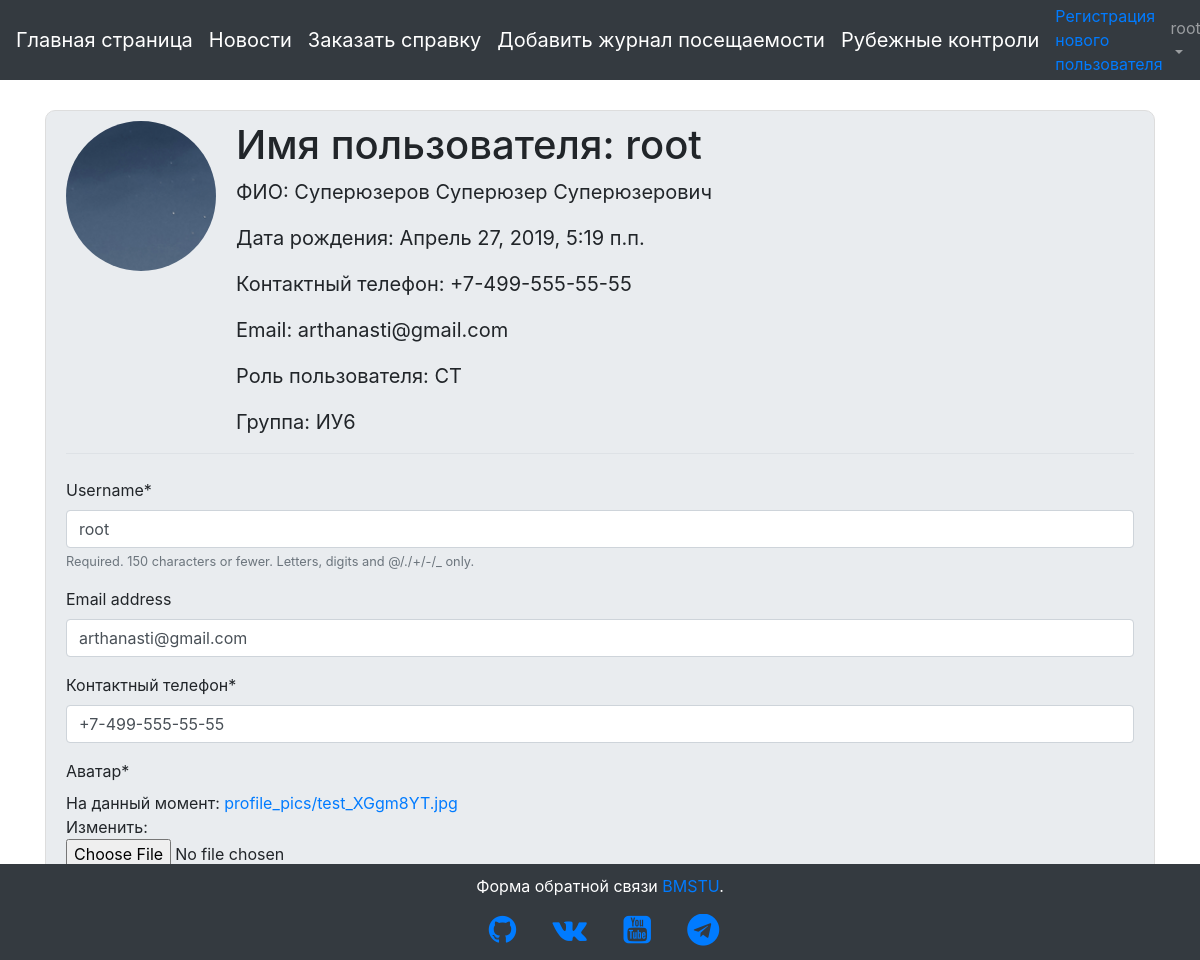
The app's page /users/user_profile/ (signed in), older data.
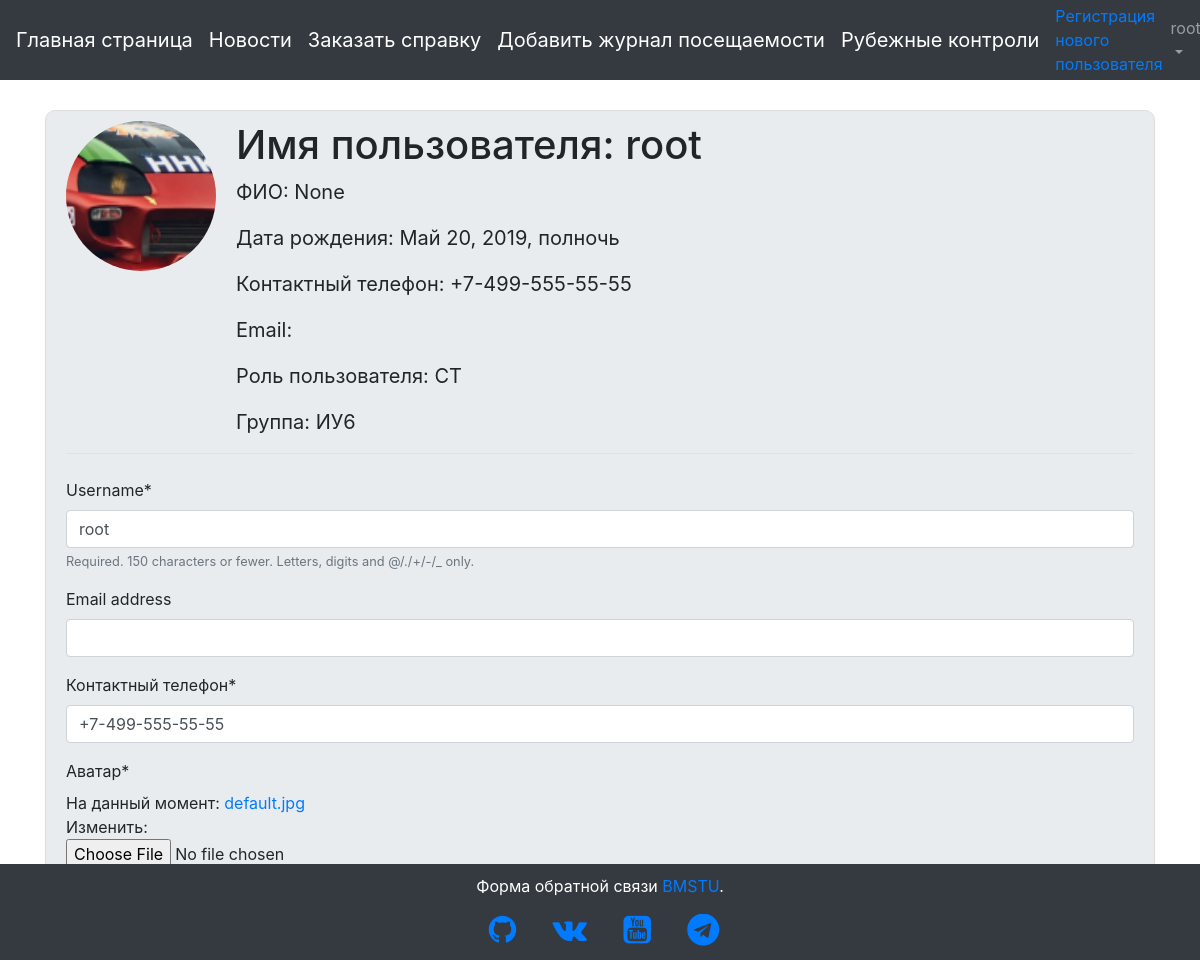
The same page, newer data.
### users/models.py (models this page shows, shortened)
class CustomUser(AbstractUser):
    date_of_birth = models.DateTimeField(verbose_name='Дата рождения', default=date.today)
    full_name = models.CharField(max_length=255, verbose_name='ФИО', null=True)
    phone_no = models.CharField(max_length=255, verbose_name='Контактный телефон', default='+7-499-555-55-55')
    STUDENT = 'СТ'
    TEACHER = 'ПР'
    ROLE_CHOICES = (
        (STUDENT, 'Студент'),
        (TEACHER, 'Преподаватель')
    )
    user_role = models.CharField(max_length=2,
        choices=ROLE_CHOICES,
        default=STUDENT,
        verbose_name='Роль пользователя'
    )
    IU1 = 'ИУ1'
    IU2 = 'ИУ2'
    IU3 = 'ИУ3'
    IU4 = 'ИУ4'
    IU5 = 'ИУ5'
    IU6 = 'ИУ6'
    IU7 = 'ИУ7'
    IU8 = 'ИУ8'
    STUDENT_GROUP_CHOICES = (
        (IU1, 'ИУ-1'),
        (IU2, 'ИУ-2'),
        (IU3, 'ИУ-3'),
        (IU4, 'ИУ-4'),
        (IU5, 'ИУ-5'),
        (IU6, 'ИУ-6'),
        (IU7, 'ИУ-7'),
        (IU8, 'ИУ-8')
    )
    student_group = models.CharField(max_length=3,
        choices=STUDENT_GROUP_CHOICES,
        verbose_name='Группа студента',
        default=IU6
    )
    """
    if user_role == STUDENT:
        user_group = ForeignKey(
        Student_group,
        on_delete=models.CASCADE,
        verbose_name = "Группа студента"
    )
    """

class UserProfile(models.Model):
    user = models.OneToOneField(CustomUser, on_delete=models.CASCADE, verbose_name='Пользователь')
    avatar = models.ImageField(upload_to='profile_pics', default='default.jpg', verbose_name='Аватар')

### users/views.py (the view)
# urls.py: path('user_profile/', views.user_profile_view, name='user_profile'),
@login_required
def user_profile_view(request):
    if request.method == 'POST':
        u_form = CustomUserChangeForm(request.POST, instance=request.user)
        p_form = CustomUserProfileForm(request.POST, request.FILES, instance=request.user.userprofile)
        if u_form.is_valid() and p_form.is_valid():
            u_form.save()
            p_form.save()
            return redirect('user_profile')
    else:
        u_form = CustomUserChangeForm(instance=request.user)
        p_form = CustomUserProfileForm(instance=request.user.userprofile)
    context = {
        'u_form': u_form,
        'p_form': p_form
    }
    return render(request, 'user_profile.html', context=context)

### users/forms.py
class CustomUserChangeForm(forms.ModelForm):#UserChangeForm
    class Meta:
        model = CustomUser
        fields = ('username', 'email', 'phone_no')

class CustomUserProfileForm(forms.ModelForm):
    class Meta:
        model = UserProfile
        fields = ('avatar',)

### templates/user_profile.html (shortened to what this page needs)
{% extends 'base.html' %}
{% load crispy_forms_tags %}
{% block content %}
  <div class="content-section">
    <div class="media">
      <img class="rounded-circle account-img" src="{{ user.userprofile.avatar.url }}" alt="">
      <div class="media-body">
        <h2 class="account-heading">Имя пользователя: {{ user.username }}</h2>
        <p class="text-body">ФИО: {{ user.full_name }}</p>
        <p class="text-body">Дата рождения: {{ user.date_of_birth }}</p>
        <p class="text-body">Контактный телефон: {{ user.phone_no }}</p>
        <p class="text-body">Email: {{ user.email }}</p>
        <p class="text-body">Роль пользователя: {{ user.user_role }}</p>
        {% if user.user_role == 'СТ' %}
          <p class="text-body">Группа: {{ user.student_group }}</p>
        {% endif %}
      </div>
    </div>
    <form method="POST" enctype="multipart/form-data">
      <fieldset class="form-group">
        <legend class="border-bottom mb-4"></legend>
          {{ u_form|crispy }}
          {{ p_form|crispy }}
      </fieldset>
      <div class="form-group">
        <button class="btn btn-success ml-2" type="submit">Изменить данные</button>
      </div>
    </form>
{% endblock %}

### templates/base.html (shortened to what this page needs)
{% load static %}
<!doctype html>
<html lang="en">
  <head>
    <link rel="stylesheet" href="https://stackpath.bootstrapcdn.com/bootstrap/4.1.3/css/bootstrap.min.css">
    <link rel="stylesheet" href="https://cdnjs.cloudflare.com/ajax/libs/font-awesome/4.7.0/css/font-awesome.min.css">
    <link rel="stylesheet" href="{% static 'css/base.css' %}" type="text/css">
  </head>
  <body>
    <nav class="navbar fixed-top navbar-expand-md navbar-dark bg-dark mb-4" style="height: 80px;">
      <a class="navbar-brand" href="{% url 'home' %}">Главная страница</a>
      <a class="navbar-brand" href="{% url 'article_list' %}">Новости</a>
      {% if user.user_role == 'СТ' %}
        <a class="navbar-brand" href="{% url 'order_new' %}">Заказать справку</a>
      {% endif %}
      {% if user.is_superuser %}
        <a class="navbar-brand" href="{% url 'attendance_new' %}">Добавить журнал посещаемости</a>
      {% endif %}
      <a class="navbar-brand" href="{% url 'rk_list' %}">Рубежные контроли</a>
      {% if user.is_superuser %}
        <ul class="navbar-nav mr-auto">
            <li class="nav-item">
              <a href="{% url 'signup' %}">Регистрация нового пользователя</a>
            </li>
        </ul>
      {% endif %}
      <div class="collapse navbar-collapse" id="navbarCollapse">
        {% if user.is_authenticated %}
          <ul class="navbar-nav ml-auto">
            <li class="nav-item">
              <a class="nav-link dropdown-toggle" href="#" id="userMenu" data-toggle="dropdown" aria-haspopup="true" aria-expanded="false">
                {{ user.username }}
              </a>
            </li>
          </ul>
        {% else %}
          <form class="form-inline ml-auto">
            <a href="{% url 'login' %}" class="btn btn-outline-secondary">
            Войти</a>
          </form>
        {% endif %}
      </div>
    </nav>
    <div class="container" style="top: 110px; bottom: 120px; margin-bottom: 100px; position: relative;">
      {% block content %}
      {% endblock content %}
    </div>
  </body>
  <footer class="blog-footer fixed-bottom" style="height: 96px; width: 100%; left: 0px; right: 0px; text-align: center; color: white; background-color: #343a40!important; margin-top: 100px;">
    <p style="margin-top: 10px;">Форма обратной связи <a href="#">BMSTU</a>.</p>
    <div class="soc-icons">
      <ul>
        <li><a href="https://github.com/arthanadftz" target="_blank"><i class="fa fa-github fa-2x"></i></a></li>
        <li><a href="https://github.com/arthanadftz" target="_blank"><i class="fa fa-vk fa-2x"></i></a></li>
        <li><a href="https://github.com/arthanadftz" target="_blank"><i class="fa fa-youtube-square fa-2x"></i></a></li>
        <li><a href="https://github.com/arthanadftz" target="_blank"><i class="fa fa-telegram fa-2x"></i></a></li>
      </ul>
    </div>
  </footer>
</html>

Row changes from the older to the newer data that the page shows:
changed CustomUser "root": userprofile.avatar: picture removed, a placeholder shows; full_name "Суперюзеров Суперюзер Суперюзерович" → "None"; date_of_birth "Апрель 27, 2019, 5:19 п.п." → "Май 20, 2019, полночь"; email "arthanasti@gmail.com" → (not shown)
Text that changed along with them:
text no longer shown: "Аватар * На данный момент: profile_pics/test_XGgm8YT.jpg Изменить:"
text now shown: "Аватар * На данный момент: default.jpg Изменить:"
